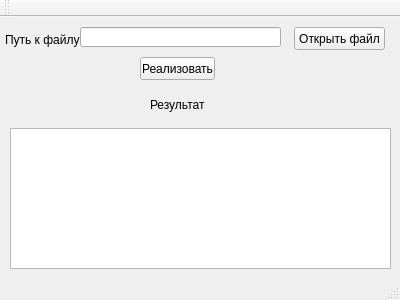
<?xml version="1.0" encoding="UTF-8"?>
<ui version="4.0">
 <class>MainWindow</class>
 <widget class="QMainWindow" name="MainWindow">
  <property name="geometry">
   <rect>
    <x>0</x>
    <y>0</y>
    <width>400</width>
    <height>300</height>
   </rect>
  </property>
  <property name="windowTitle">
   <string>MainWindow</string>
  </property>
  <widget class="QWidget" name="centralWidget">
   <widget class="QLabel" name="label">
    <property name="geometry">
     <rect>
      <x>5</x>
      <y>13</y>
      <width>81</width>
      <height>20</height>
     </rect>
    </property>
    <property name="text">
     <string>Путь к файлу</string>
    </property>
   </widget>
   <widget class="QLabel" name="label_2">
    <property name="geometry">
     <rect>
      <x>150</x>
      <y>80</y>
      <width>81</width>
      <height>16</height>
     </rect>
    </property>
    <property name="text">
     <string>Результат</string>
    </property>
   </widget>
   <widget class="QLineEdit" name="openF">
    <property name="geometry">
     <rect>
      <x>80</x>
      <y>10</y>
      <width>201</width>
      <height>20</height>
     </rect>
    </property>
    <property name="dragEnabled">
     <bool>true</bool>
    </property>
    <property name="readOnly">
     <bool>true</bool>
    </property>
   </widget>
   <widget class="QPushButton" name="openFBut">
    <property name="geometry">
     <rect>
      <x>294</x>
      <y>10</y>
      <width>91</width>
      <height>23</height>
     </rect>
    </property>
    <property name="text">
     <string>Открыть файл</string>
    </property>
   </widget>
   <widget class="QPushButton" name="pushRipmd">
    <property name="geometry">
     <rect>
      <x>140</x>
      <y>40</y>
      <width>75</width>
      <height>23</height>
     </rect>
    </property>
    <property name="text">
     <string>Реализовать</string>
    </property>
   </widget>
   <widget class="QTextBrowser" name="textOut">
    <property name="geometry">
     <rect>
      <x>10</x>
      <y>111</y>
      <width>381</width>
      <height>141</height>
     </rect>
    </property>
   </widget>
  </widget>
  <widget class="QMenuBar" name="menuBar">
   <property name="geometry">
    <rect>
     <x>0</x>
     <y>0</y>
     <width>400</width>
     <height>21</height>
    </rect>
   </property>
  </widget>
  <widget class="QToolBar" name="mainToolBar">
   <attribute name="toolBarArea">
    <enum>TopToolBarArea</enum>
   </attribute>
   <attribute name="toolBarBreak">
    <bool>false</bool>
   </attribute>
  </widget>
  <widget class="QStatusBar" name="statusBar"/>
 </widget>
 <layoutdefault spacing="6" margin="11"/>
 <resources/>
 <connections/>
</ui>
